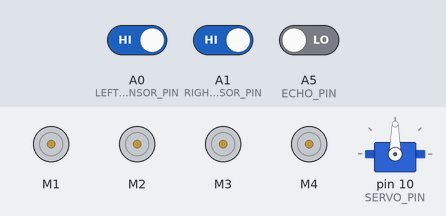
Recording of a sketch running on a simulated Arduino Uno, built with avr-gcc and run on an emulated ATmega328P. On the bench: 4 × DC motor (green arrow = forward, orange = backward, longer = faster), servo. The test bench sets the inputs (shaded band); at power-on: A0 (LEFT_SENSOR_PIN) HIGH, A1 (RIGHT_SENSOR_PIN) HIGH, A5 (ECHO_PIN) LOW.

Above: at 1.2 s.
1.3 s: A0 (LEFT_SENSOR_PIN) driven LOW
At 3.4 s:
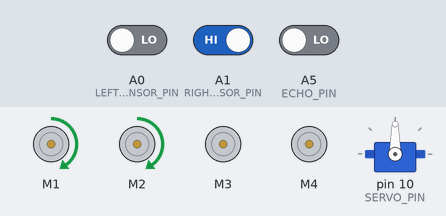
4.5 s: A1 (RIGHT_SENSOR_PIN) driven LOW
At 6.9 s:
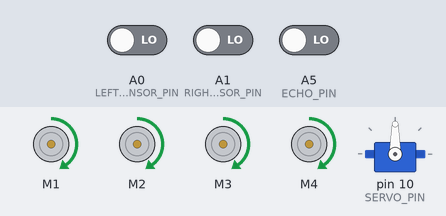
7.5 s: A0 (LEFT_SENSOR_PIN) driven HIGH
At 10.2 s:
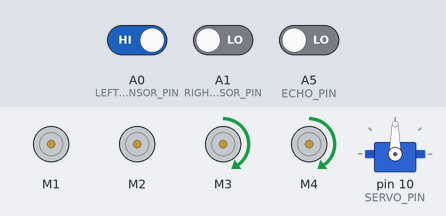
10.5 s: A1 (RIGHT_SENSOR_PIN) driven HIGH
At 12.7 s:
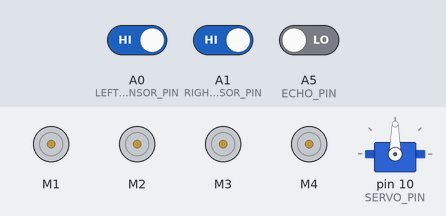
Timing chart, 0 to 14.2 s (numbered marks = the images above; inputs shaded):
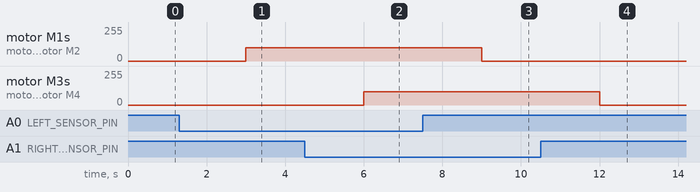

The sketch:

LineFollowingWithObstacleAvoidance.ino
```cpp
#include <AFMotor.h>
#include <Servo.h>

// Motor Initialization
AF_DCMotor motor1(1);
AF_DCMotor motor2(2);
AF_DCMotor motor3(3);
AF_DCMotor motor4(4);

// IR Sensor Pins
const int LEFT_SENSOR_PIN = A0;   // Left IR sensor
const int RIGHT_SENSOR_PIN = A1;  // Right IR sensor

// Ultrasonic Sensor Pins
const int TRIG_PIN = A4;
const int ECHO_PIN = A5;

// Servo Motor
Servo servo;
const int SERVO_PIN = 10;

// Ultrasonic sensor constants
const int OBSTACLE_DISTANCE = 15;

void setup() {
  Serial.begin(9600);

  // Initialize motors
  motor1.setSpeed(100);
  motor2.setSpeed(100);
  motor3.setSpeed(100);
  motor4.setSpeed(100);

  pinMode(LEFT_SENSOR_PIN, INPUT);
  pinMode(RIGHT_SENSOR_PIN, INPUT);

  // Initialize servo
  servo.attach(SERVO_PIN);
  servo.write(90);  // Center position

  releaseMotors();  // Ensure motors are stopped at start
}

void loop() {

  int leftSensor = digitalRead(LEFT_SENSOR_PIN);
  int rightSensor = digitalRead(RIGHT_SENSOR_PIN);

  // Check for obstacle
  if (checkObstacle()) {
    avoidObstacle();  // If obstacle detected, avoid it
    return;
  }

  // Logic for line following
  if (leftSensor == LOW && rightSensor == LOW) {
    moveForward();  // Both sensors detect the line
  } else if (leftSensor == HIGH && rightSensor == LOW) {
    turnRight();  // Left sensor off the line
  } else if (leftSensor == LOW && rightSensor == HIGH) {
    turnLeft();  // Right sensor off the line
  } else if (leftSensor == HIGH && rightSensor == HIGH) {
    releaseMotors();  // Both sensors off the line, stop
  }
}

// Method for moving motors forward
void moveForward() {
  motor1.run(FORWARD);
  motor2.run(FORWARD);
  motor3.run(FORWARD);
  motor4.run(FORWARD);
}

// Method for moving motors backward
void moveBackward() {
  motor1.run(BACKWARD);
  motor2.run(BACKWARD);
  motor3.run(BACKWARD);
  motor4.run(BACKWARD);
}

// Method for turning left
void turnLeft() {
  motor1.run(FORWARD);
  motor2.run(FORWARD);
  motor3.run(RELEASE);  // Stop right motors
  motor4.run(RELEASE);
}

// Method for turning right
void turnRight() {
  motor1.run(RELEASE);  // Stop left motors
  motor2.run(RELEASE);
  motor3.run(FORWARD);
  motor4.run(FORWARD);
}

// Check for obstacle using ultrasonic sensor
bool checkObstacle() {
  digitalWrite(TRIG_PIN, LOW);
  delayMicroseconds(2);
  digitalWrite(TRIG_PIN, HIGH);
  delayMicroseconds(10);
  digitalWrite(TRIG_PIN, LOW);

  long duration = pulseIn(ECHO_PIN, HIGH);
  int distance = duration * 0.034 / 2;  // Convert to cm

  if (distance > 0 && distance <= OBSTACLE_DISTANCE) {
    return true;
  }
  return false;
}

// Avoid obstacle logic
void avoidObstacle() {
  releaseMotors();
  delay(500);

  // Check left and right using servo
  int distanceLeft, distanceRight;

  // Check left
  servo.write(135);
  delay(750);
  distanceLeft = measureDistance();

  // Check right
  servo.write(45);
  delay(750);
  distanceRight = measureDistance();

  // Reset servo to center
  servo.write(90);

  if (distanceLeft > distanceRight) {
    turnLeft();
    delay(500);
    moveForward();
    delay(1000);
    turnRight();
  } else {
    turnRight();
    delay(500);
    moveForward();
    delay(1000);
    turnLeft();
  }
}

// Measure distance using ultrasonic sensor
int measureDistance() {
  digitalWrite(TRIG_PIN, LOW);
  delayMicroseconds(2);
  digitalWrite(TRIG_PIN, HIGH);
  delayMicroseconds(10);
  digitalWrite(TRIG_PIN, LOW);

  long duration = pulseIn(ECHO_PIN, HIGH);
  return duration * 0.034 / 2;  // Convert to cm
}

// Release all motors
void releaseMotors() {
  motor1.run(RELEASE);
  motor2.run(RELEASE);
  motor3.run(RELEASE);
  motor4.run(RELEASE);
}
```

Measured:
- after the input at 1.3 s, motor M1, motor M2: stopped → forward 100/255 after 1.7 s
- after the input at 4.5 s, motor M3, motor M4: stopped → forward 100/255 after 1.5 s
- after the input at 7.5 s, motor M1, motor M2: forward 100/255 → stopped after 1.5 s
- after the input at 10.5 s, motor M3, motor M4: forward 100/255 → stopped after 1.5 s
